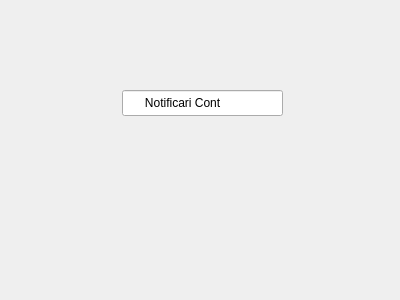
<?xml version="1.0" encoding="UTF-8"?>
<ui version="4.0">
 <class>FiveWindow</class>
 <widget class="QWidget" name="FiveWindow">
  <property name="geometry">
   <rect>
    <x>0</x>
    <y>0</y>
    <width>400</width>
    <height>300</height>
   </rect>
  </property>
  <property name="windowTitle">
   <string>Form</string>
  </property>
  <widget class="QLineEdit" name="lineEdit">
   <property name="geometry">
    <rect>
     <x>122</x>
     <y>90</y>
     <width>161</width>
     <height>26</height>
    </rect>
   </property>
   <property name="text">
    <string>      Notificari Cont</string>
   </property>
  </widget>
 </widget>
 <resources/>
 <connections/>
</ui>
